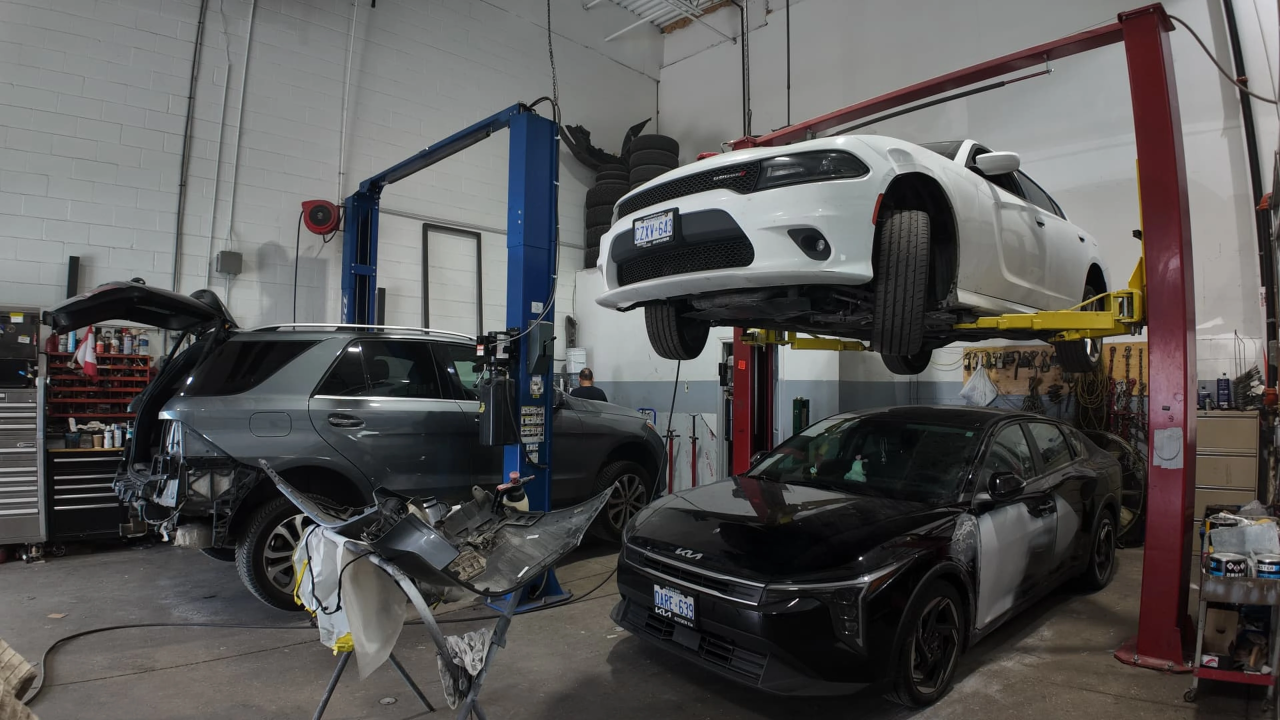
#> input picture src/assets/sultan-motors-brampton-auto-repair-shop.webp, 3840 x 2160 px (shown at 1/3 size); its folder holds 5 pictures in this run
$ python optimize_images.py
#> lines starting #> are read from the running program, lines starting #| are printed output that depends on the picture
#!/usr/bin/env python3
"""Prepare the site's imagery for Core Web Vitals.

Three jobs, all idempotent:

1. Build responsive variants of the homepage hero, which shipped as a single
   3840px 524 KB file and was the LCP element on every mobile visit.
2. Re-encode any photo heavier than the budget below, keeping the new file only
   when it is meaningfully smaller than the original. As of the last run every
   photo declined the swap: the shop photography is high-texture and already
   sits near its rate-distortion floor, so a re-encode trades visible
   generational artefacts for well under the threshold in bytes.
3. Render the Open Graph share card the site had no image for.

Run with: python3 scripts/optimize_images.py
"""

from __future__ import annotations

import shutil
from pathlib import Path

from PIL import Image, ImageDraw, ImageFont

ROOT = Path(__file__).resolve().parent.parent
ASSETS = ROOT / "src" / "assets"
PHOTOS = ASSETS / "photos"
PUBLIC = ROOT / "public"

# Above this, a photo costs more in load time than it returns in fidelity.
SIZE_BUDGET = 200 * 1024
WEBP_QUALITY = 80
# Keep a re-encode only if it saves at least this share of the original bytes.
MIN_SAVING = 0.12

HERO_SRC = ASSETS / "sultan-motors-brampton-auto-repair-shop.webp"
# Landscape variants for wide viewports. 3200 exists for retina desktops: a
# 2400px frame covering a 1988px-tall retina viewport is upscaled 1.5x, and
# licence-plate text is the first thing to go soft.
HERO_WIDTHS = (960, 1600, 2400, 3200)
# 16:9 crop, matching the hero's object-cover framing on wide screens.
HERO_RATIO = 9 / 16
# Portrait variants for phones. The hero is a tall box on a phone, so a
# landscape frame is stretched ~3x to cover it; a 3:4 crop taken from the
# full-resolution source at the cars keeps every pixel native instead.
# 1620 is the full-height crop at the source's native resolution: the largest
# portrait that adds real pixels rather than interpolated ones.
HERO_PORTRAIT_WIDTHS = (900, 1440, 1620)
HERO_PORTRAIT_RATIO = 4 / 3
# Horizontal centre of the portrait crop, as a share of the source width. The
# two vehicles sit centre-right of the frame.
HERO_PORTRAIT_FOCUS = 0.60
# Plate text and grille detail survive at 84 where 80 starts to smear them.
HERO_QUALITY = 84

BRAND_YELLOW = (230, 255, 61)
FONT_BOLD = "/System/Library/Fonts/HelveticaNeue.ttc"


def kb(n: int) -> str:
    return f"{n / 1024:.0f} KB"


# Face indices within HelveticaNeue.ttc. Index 8 is Light *Italic*, which is
# what an earlier version of this script picked up by mistake.
FACE_BOLD = 1
FACE_MEDIUM = 10


# [5 lines left out: function load_font, not called in this run]


def build_hero_variants() -> None:
    print("\n== Homepage hero variants ==")
    if not HERO_SRC.exists():
        print(f"  skipped, {HERO_SRC.name} not found")
        return

    src = Image.open(HERO_SRC).convert("RGB")
#> src is the input picture: PIL image 3840x2160 RGB; mean R, G, B 88, 86.8, 86.2
    for width in HERO_WIDTHS:
        out = ASSETS / f"{HERO_SRC.stem}-{width}.webp"
        height = round(width * HERO_RATIO)

        # Cover-crop to 16:9 before downscaling so the variant matches what
        # object-cover renders, instead of letterboxing.
        target_ratio = height / width
        w, h = src.size
        if h / w > target_ratio:
            crop_h = round(w * target_ratio)
            top = (h - crop_h) // 2
            frame = src.crop((0, top, w, top + crop_h))
        else:
            crop_w = round(h / target_ratio)
            left = (w - crop_w) // 2
            frame = src.crop((left, 0, left + crop_w, h))

        frame.resize((width, height), Image.LANCZOS).save(
            out, "WEBP", quality=HERO_QUALITY, method=6
        )
        print(f"  {out.name:<58} {width}x{height}  {kb(out.stat().st_size)}")
#> this loop made 4 passes
#> pass 1, in build_hero_variants, `frame.resize((width, height), Image.LANCZOS).save( out, "WEBP", qualit..`:
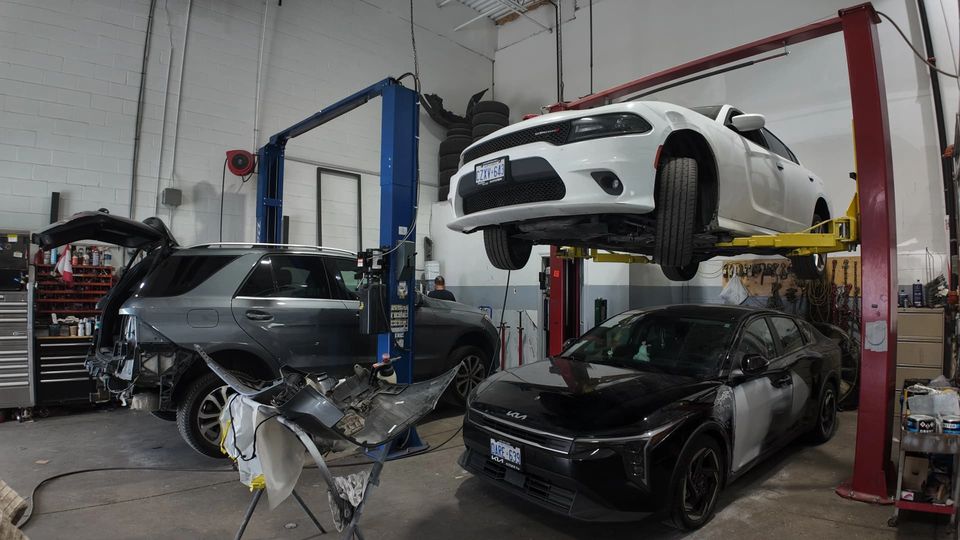
#> saved as sultan-motors-brampton-auto-repair-shop-960.webp: PIL image 960x540 RGB; mean R, G, B 88, 86.8, 86.2
#> pass 2, in build_hero_variants, `frame.resize((width, height), Image.LANCZOS).save( out, "WEBP", qualit..`:
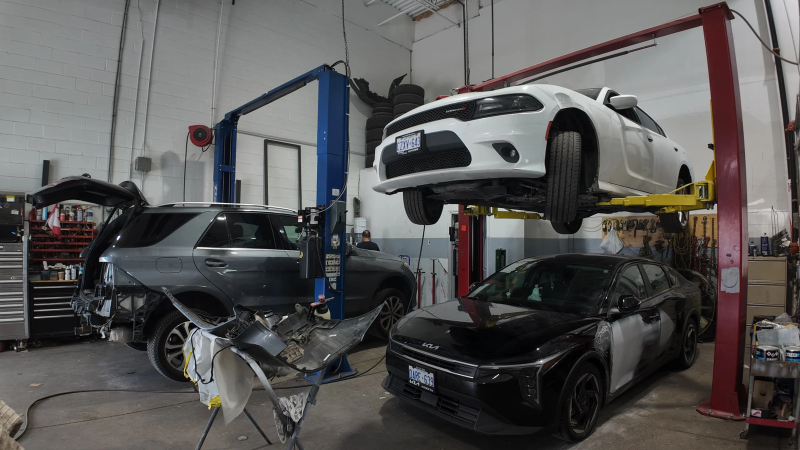
#> saved as sultan-motors-brampton-auto-repair-shop-1600.webp: PIL image 1600x900 RGB (shown at 1/2 size); mean R, G, B 88, 86.8, 86.2

    # Portrait crops: full source height, a 3:4 window centred on the vehicles.
    w, h = src.size
    crop_w = round(h / HERO_PORTRAIT_RATIO)
#> crop_w = 1620
    left = min(max(round(w * HERO_PORTRAIT_FOCUS - crop_w / 2), 0), w - crop_w)
#> left = 1494
    portrait = src.crop((left, 0, left + crop_w, h))
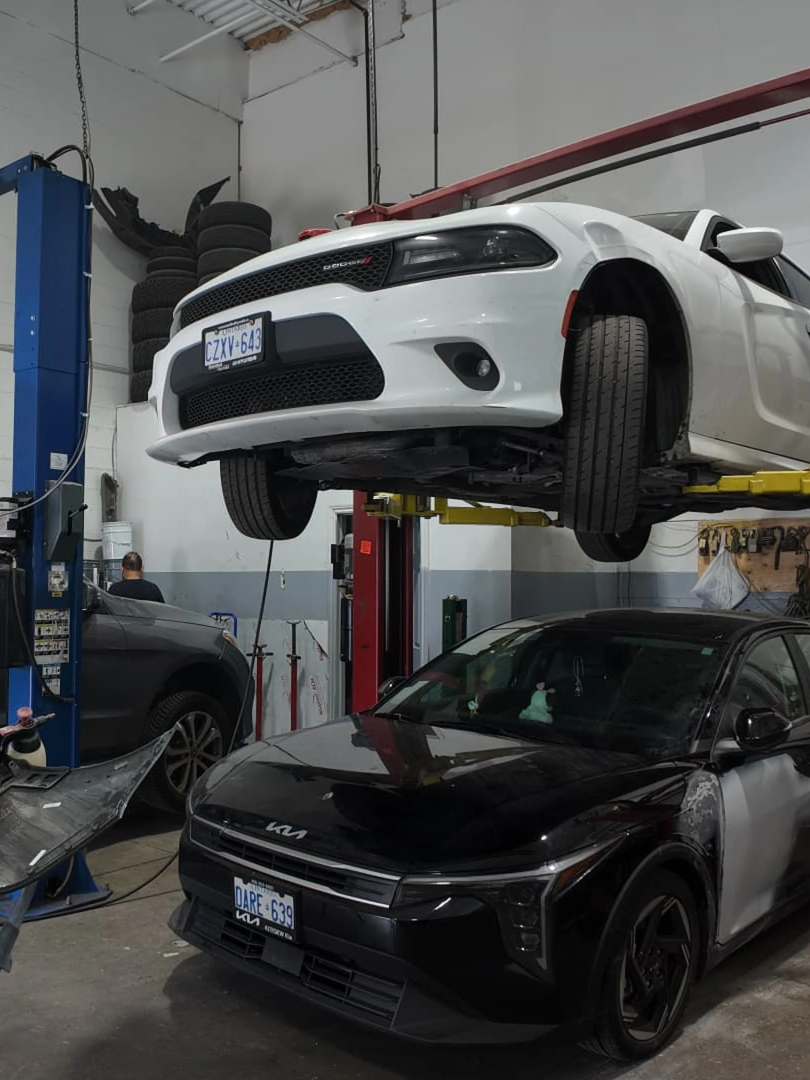
#> portrait: PIL image 1620x2160 RGB (shown at 1/2 size); mean R, G, B 75.6, 76.6, 77
    for width in HERO_PORTRAIT_WIDTHS:
        height = round(width * HERO_PORTRAIT_RATIO)
        out = ASSETS / f"{HERO_SRC.stem}-portrait-{width}.webp"
        portrait.resize((width, height), Image.LANCZOS).save(
            out, "WEBP", quality=HERO_QUALITY, method=6
        )
        print(f"  {out.name:<58} {width}x{height}  {kb(out.stat().st_size)}")


# [78 lines left out: functions compress_oversized, build_og_image, not called in this run]


# Per-service social cards. Each service page shares its own hero rather than a
# generic shot of the building, so a link to "brake repair" previews brake work.
#
# These are JPEG on purpose: the source photography is WebP, but WebP support in
# link-preview scrapers is still uneven, and a share card that fails to render
# on one platform is worse than a slightly larger file.
SERVICE_CARDS = [
    ("auto-repair-brampton", "auto-repair-hero-shop-2000.webp", "AUTO REPAIR"),
    ("car-diagnostics-brampton", "diagnostics-hero-scan-bay-2000.webp", "CAR DIAGNOSTICS"),
    ("engine-repair-brampton", "engine-hero-hood-up-lift-2000.webp", "ENGINE REPAIR"),
    ("brake-repair-brampton", "brake-hero-wheel-off-rotor-2000.webp", "BRAKE REPAIR"),
    ("car-maintenance-brampton", "maintenance-hero-oil-drain-2000.webp", "CAR MAINTENANCE"),
    (
        "transmission-repair-brampton",
        "transmission-hero-frame-driveline-2000.webp",
        "TRANSMISSION REPAIR",
    ),
    ("suspension-repair-brampton", "suspension-hero-strut-arm-2000.webp", "SUSPENSION REPAIR"),
    (
        "auto-electrical-repair-brampton",
        "electrical-hero-front-clip-2000.webp",
        "AUTO ELECTRICAL",
    ),
    ("collision-repair-brampton", "collision-hero-frame-anchor-2000.webp", "COLLISION REPAIR"),
    ("auto-body-repair-brampton", "autobody-hero-primer-coupe-2000.webp", "AUTO BODY REPAIR"),
    ("car-painting-brampton", "paint-hero-booth-spray-2000.webp", "CAR PAINTING"),
    (
        "safety-standards-certificate-brampton",
        "safety-hero-vehicle-on-hoist-2000.webp",
        "SAFETY CERTIFICATE",
    ),
]


# [59 lines left out: functions _card_base, _fit_font, build_service_cards, not called in this run]


# --------------------------------------------------------------------------- #
# App icons                                                                     #
# --------------------------------------------------------------------------- #

# The brand mark is a single "S": the shop's initial, in near-black on the
# brand yellow, matching the site's primary CTA (yellow field, black text).
#
# One letter, not "SM": at 16x16 in a browser tab a two-letter monogram
# collapses into an unreadable smudge, which is exactly what the previous icon
# did. A single glyph can be set far larger and heavier and still read.
INK = (13, 14, 16)
# Cap height as a share of the icon box. Tuned so the S fills the tile without
# crowding the corner radius.
GLYPH_FILL = 0.60
# iOS-style continuous-corner approximation.
CORNER_RATIO = 0.22
# Everything is drawn at this multiple and downsampled, so edges and the corner
# radius stay clean at 16px.
SS = 8


# [80 lines left out: functions _draw_mark, build_icons, not called in this run]


if __name__ == "__main__":
#> (the run stopped early here; a loop or call above may not have finished)
